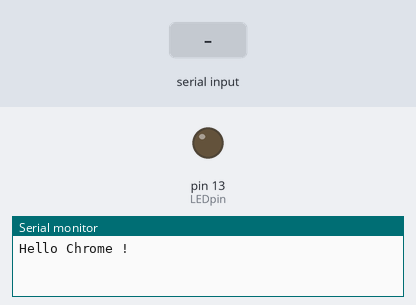
The sketch below on a simulated Arduino Uno, built with avr-gcc and run on an emulated ATmega328P. Parts: output pins drawn as LEDs (lit = HIGH), the last lines printed to the serial monitor. The inputs (shaded band) are chosen by the test bench.

Above: at 1.2 s.
1.3 s: "1" received over Serial
At 3.7 s:
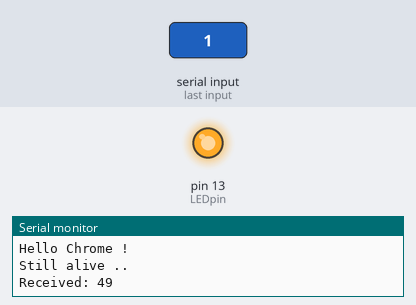
Timing chart, 0 to 5.2 s (numbered marks = the images above; inputs shaded):
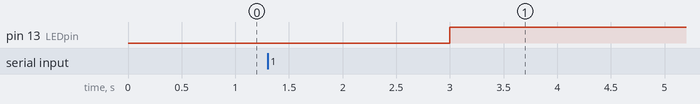

The sketch:

ArduinoSketch.ino
```cpp
const int LEDpin = 13; // LED pin constant

void setup(){
  Serial.begin(9600); // open the serial port at the default baudrate
  pinMode(LEDpin, OUTPUT);
  Serial.println("Hello Chrome !");
}

void loop(){
  if(Serial.available() > 0){
    int cmd  = 1;
    Serial.print("Received: ");
    Serial.println(Serial.read());
    if( cmd == 1){
      digitalWrite(LEDpin, HIGH);
    } else {
      digitalWrite(LEDpin, LOW);
    }
  }
  delay(3000);
  Serial.println("Still alive ..");
}
```

Measured:
- after the input at 1.3 s, pin 13 (LEDpin): LOW → HIGH after 1.7 s
